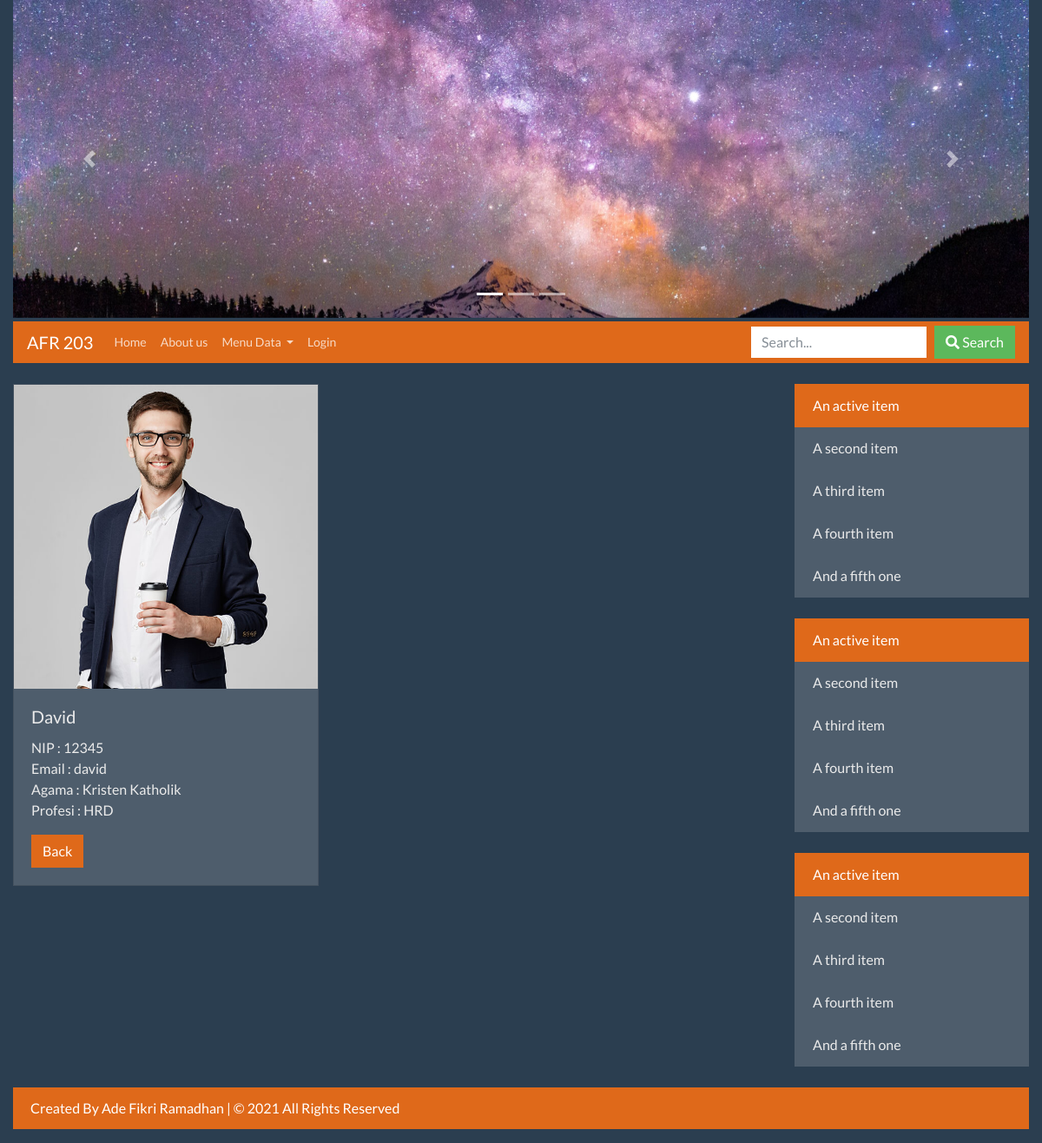
Page /index.php?hal=detailPegawai&id=1 on the committed database.
### tables this page shows
CREATE TABLE `pegawai` (
  `id` int(11) NOT NULL,
  `nip` varchar(5) NOT NULL,
  `nama` varchar(45) NOT NULL,
  `email` varchar(5) NOT NULL,
  `agama` enum('Islam','Kristen Katholik','Kristen Protestan','Hindu','Budha','Khonghucu') NOT NULL,
  `iddivisi` int(11) NOT NULL,
  `foto` varchar(30) DEFAULT NULL
);

CREATE TABLE `divisi` (
  `id` int(11) NOT NULL,
  `nama` varchar(50) NOT NULL
);

### models/Pegawai.php (called while the page is built, shortened)
<?php
class Pegawai
{
    private $koneksi;
    public function __construct()
    {
        global $dbh;
        $this->koneksi = $dbh;
    }
    public function getPegawai($id)
    {
        $sql = "SELECT pegawai.*, divisi.nama AS profesi FROM pegawai
                INNER JOIN divisi ON divisi.id = pegawai.iddivisi
                WHERE pegawai.id = ?";
        $ps = $this->koneksi->prepare($sql);
        $ps->execute([$id]);
        $rs = $ps->fetch();
        return $rs;
    }
}

### detailPegawai.php (the view)
<?php
require_once 'models/Pegawai.php';
$id = $_REQUEST['id'];
$obj = new Pegawai();
$rs = $obj->getPegawai($id);
?>
<div class="card" style="width: 22rem;">
    <?php
    $gambar = (!empty($rs['foto'])) ? $rs['foto'] : "foto_kosong.png";
    ?>
    <img src="img/foto_pegawai/<?= $gambar ?>" width="40%" class="card-img-top">
    <div class="card-body">
        <h5 class="card-title"><?= $rs['nama'] ?></h5>
        <p class="card-text">
            NIP : <?= $rs['nip'] ?>
            <br />Email : <?= $rs['email'] ?>
            <br />Agama : <?= $rs['agama'] ?>
            <br />Profesi : <?= $rs['profesi'] ?>
        </p>
        <a href="index.php?hal=dataPegawai" class="btn btn-primary">Back</a>
    </div>
</div>

### rows in the picture
pegawai: foto (picture), nama "David", nip "12345", email "david", agama "Kristen Katholik", iddivisi.nama "HRD"
